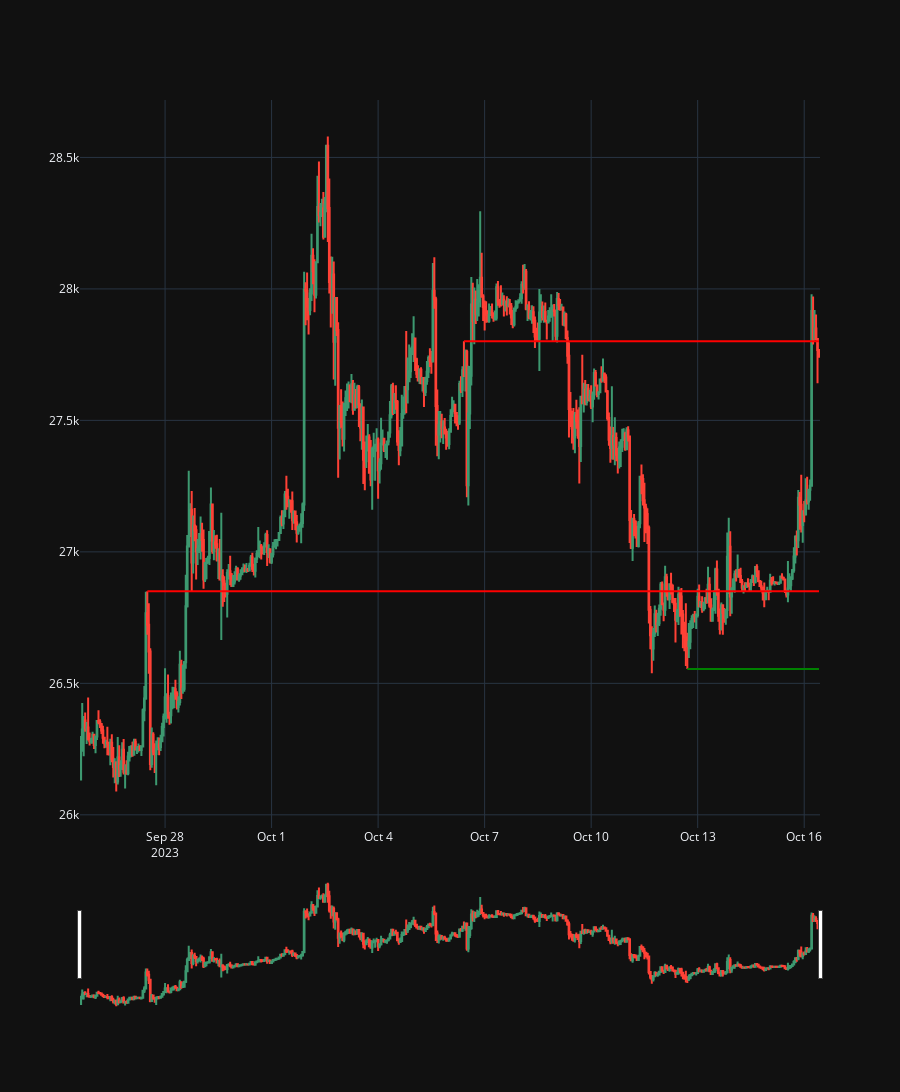

Here is the notebook cell this chart was saved with:
### Markdown cell above
Plot candlestick chart with support and resistance lines

### Code cell
import warnings
warnings.simplefilter("ignore", category=FutureWarning)

fig = go.Figure(data=[go.Candlestick(x=df['timestamp'],
                                     open=df['open'],
                                     high=df['high'],
                                     low=df['low'],
                                     close=df['close'])])

for index, row in df.iterrows():
    if row['support'] == 1:
        fig.add_shape(type='line',
                      x0=row['timestamp'],
                      # last timestamp, you can also set it to some fixed value for specific range
                      x1=df['timestamp'].iloc[-1],
                      y0=row['low'],
                      y1=row['low'],
                      line=dict(color='green'))
    if row['resistance'] == 1:
        fig.add_shape(type='line',
                      x0=row['timestamp'],
                      x1=df['timestamp'].iloc[-1],  # last timestamp
                      y0=row['high'],
                      y1=row['high'],
                      line=dict(color='red'))
        
    fig.update_layout(height=1200, template="plotly_dark")

fig.show()

### Figure 1 — Plotly figure (JSON) as saved in the notebook; plotly's stock layout.template omitted (floating-point values rounded to 4 significant figures; data arrays with more than 128 entries replaced by an {"elided": "..."} marker saying what was removed)
{"data": [{"close": {"elided": "500 float values"}, "high": {"elided": "500 float values"}, "low": {"elided": "500 float values"}, "open": {"elided": "500 float values"}, "type": "candlestick", "x": {"elided": "500 str values"}}], "layout": {"height": 1200, "shapes": [{"line": {"color": "red"}, "type": "line", "x0": "2023-09-27T12:00:00", "x1": "2023-10-16T10:00:00", "y0": 26850, "y1": 26850}, {"line": {"color": "red"}, "type": "line", "x0": "2023-10-06T10:00:00", "x1": "2023-10-16T10:00:00", "y0": 27801, "y1": 27801}, {"line": {"color": "green"}, "type": "line", "x0": "2023-10-12T17:00:00", "x1": "2023-10-16T10:00:00", "y0": 26555, "y1": 26555}]}}
